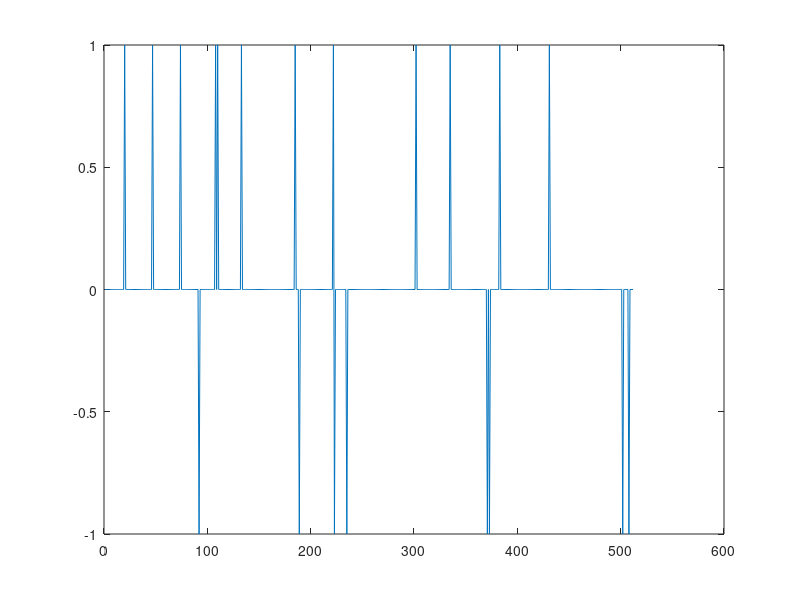
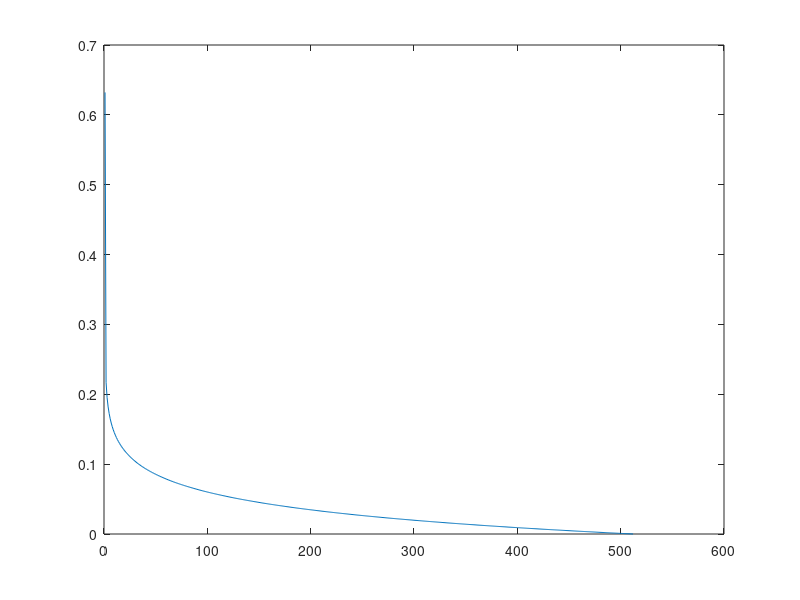

MATLAB code to generate these figures, in order: (Note: this script raises an error after producing the figures.)
% this experiment is to test whether pqnl1 can work for the expqnle given
% by help spgl1

%% addpath for PQN working
%addpath(genpath('/Volumes/Users/linamiao/Dropbox/PQN/'))
cd ../../../../pqnl1;
addpath(genpath(pwd))
cd ../experiments/help_spgl1/modifying/task10strictvssparse

%stream = RandStream.getGlobalStream;
%reset(stream);


%% sample matrix
m = 120; n = 512; k = 20; % m rows, n cols, k nonzeros.
A  = randn(m,n); %[Q,R] = qr(A',0);  A = Q';

opts.decTol = 1e-3;
opts.optTol = 1e-4;
opts.iterations = 100;
opts.nPrevVals = 1; % opt out the nonmonotone line search 
% 
% save temp A m n k opts
% clear;
% load temp

%% problem setting
% strict problem setting
p = randperm(n); x0 = zeros(n,1); x0(p(1:k)) = sign(randn(k,1));
figure;plot(x0)
b0  = A*x0 + 0.005 * randn(m,1);

% compressible problem setting
nn = linspace(0,1,n);
x0_compress = exp(-nn.^.1);
x0_compress = x0_compress - min(x0_compress);
figure;plot(x0_compress)
x0_compress = x0_compress(:);
b_compress  = A*x0_compress + 0.005 * randn(m,1);

%% reconstruct
[x_sparse,r_sparse,g_sparse,info_sparse] = pqnl1_2(A, b0, 0, 1e-3, zeros(size(A,2),1), opts); % Find BP sol'n.
[x_compress,r_compress,g_compress,info_compress] = pqnl1_2(A, b_compress, 0, 1e-3, zeros(size(A,2),1), opts); % Find BP sol'n.
figure('Name','pqn'); 
subplot(2,1,1);plot(x_sparse);subplot(2,1,2);plot(x_compress);


[x_spg1,r_spgl,g_spgl,info_spg1] = spgl1(A, b0, 0, 1e-3, zeros(size(A,2),1), opts);
[x_spg2,r_spg2,g_spg2,info_spg2] = spgl1(A, b_compress, 0, 1e-3, zeros(size(A,2),1), opts); % Find BP sol'n.
figure('Name','spg'); 
subplot(2,1,1);plot(x_spg1);subplot(2,1,2);plot(x_spg2);


%% show result
info_sparse
info_spg1
info_compress
info_spg2

figure('Name','strict sparse Solution paths')
plot(info_sparse.xNorm1,info_sparse.rNorm2,info_spg1.xNorm1,info_spg1.rNorm2);hold on
scatter(info_sparse.xNorm1,info_sparse.rNorm2);
scatter(info_spg1.xNorm1,info_spg1.rNorm2);hold off
legend('pqn','spg')
axis tight

figure('Name','compress signal Solution paths')
plot(info_compress.xNorm1,info_compress.rNorm2,info_spg2.xNorm1,info_spg2.rNorm2);hold on
scatter(info_compress.xNorm1,info_compress.rNorm2);
scatter(info_spg2.xNorm1,info_spg2.rNorm2);hold off
legend('pqn','spg')
axis tight



